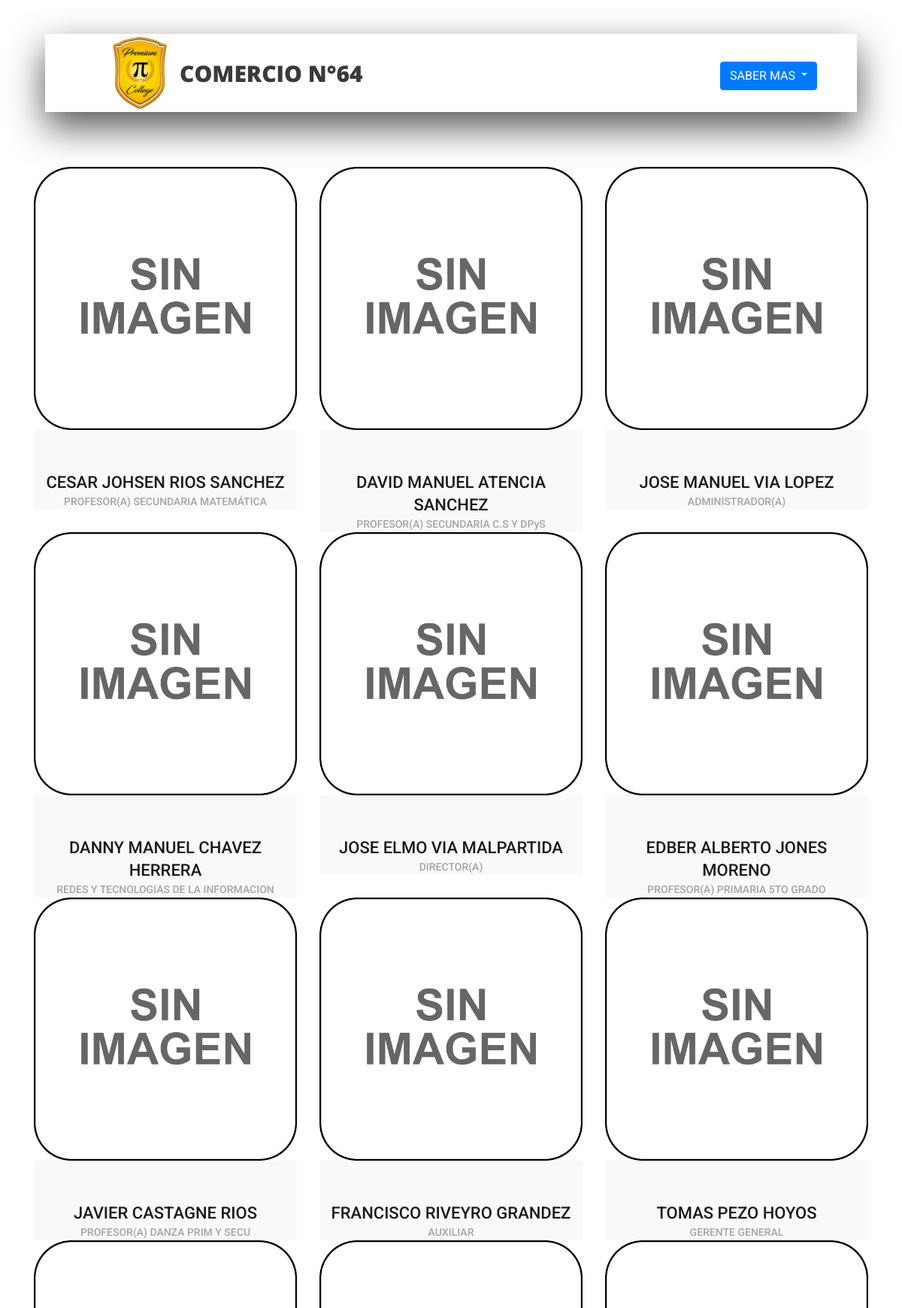
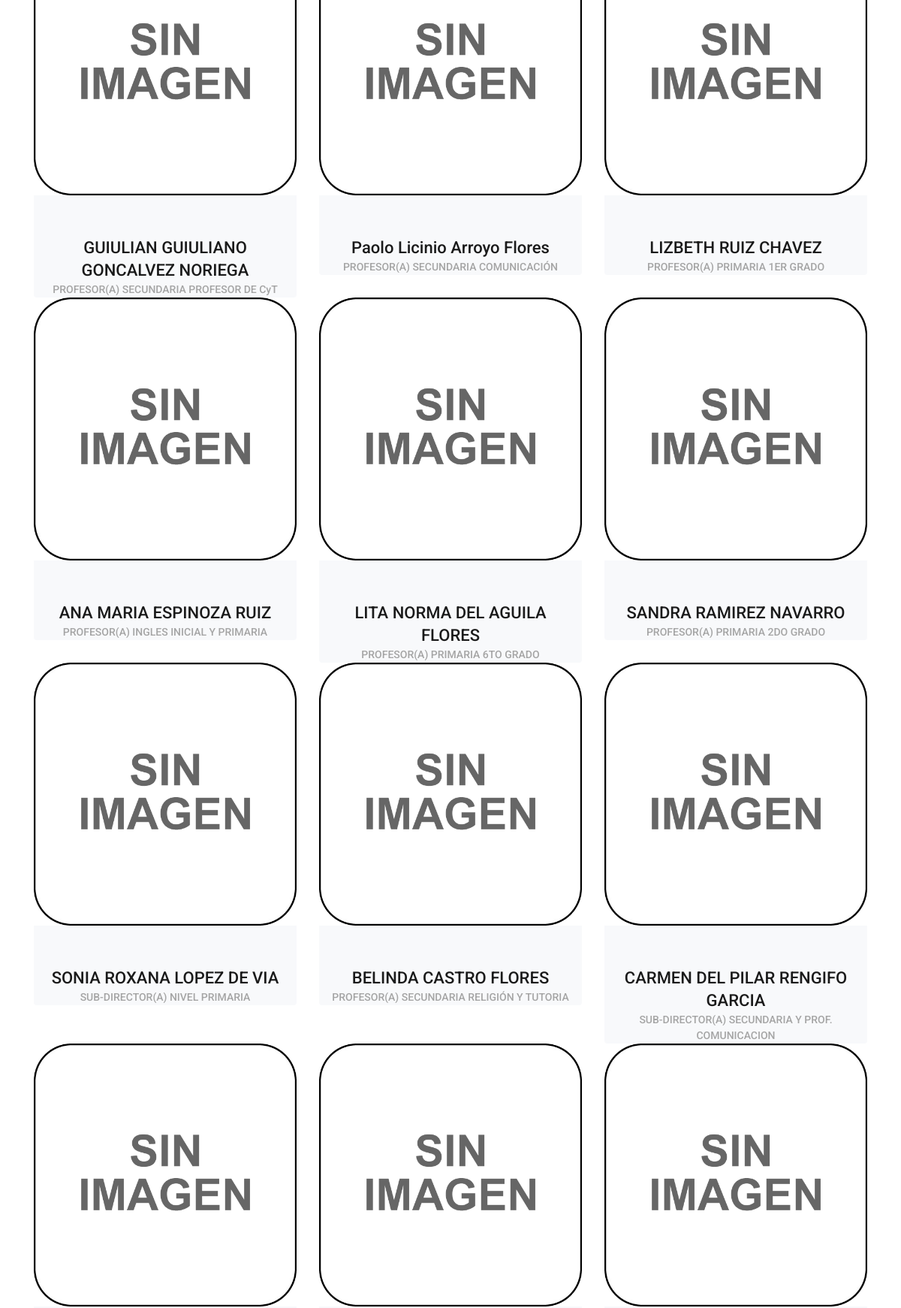
Page /principal/docente.php (upper part) on the committed database (2 pictures, top to bottom).
### tables this page shows
CREATE TABLE `docente` (
  `idDocente` int(11) NOT NULL,
  `dni` varchar(8) NOT NULL,
  `nomb` varchar(45) NOT NULL,
  `apepa` varchar(45) NOT NULL,
  `apema` varchar(45) NOT NULL,
  `fnac` date NOT NULL,
  `telf` varchar(12) NOT NULL,
  `dir` varchar(150) NOT NULL,
  `pass` varchar(45) NOT NULL,
  `ext` varchar(5) DEFAULT '0',
  `idsex` int(11) NOT NULL,
  `targeta` varchar(50) DEFAULT NULL,
  `est` int(11) NOT NULL,
  `saldo` double DEFAULT '0',
  `idtipo` int(11) NOT NULL,
  `detalle` varchar(100) NOT NULL
);

CREATE TABLE `cargo` (
  `idcargo` int(11) NOT NULL,
  `descrCargo` varchar(45) NOT NULL,
  `est` int(11) DEFAULT '1'
);

### principal/docente.php (the view, shortened to what this page needs)
<!DOCTYPE html>
<html lang="es">
    <?php
    include_once'./cabezera.php';
    require '../control/conexion.php';
    ?>
    <br><br><br><br><br>
    <div class="teachers page_section">
        <div class="container">
            <div class="row">
                <?php
                $query = "SELECT * FROM docente d
join sexo s on d.idsex=s.idsexo
join estados e on d.est=e.idestados
join cargo t on d.idtipo=t.idcargo where d.est=1;";
                $resultado = $mysqli->query($query);
                while ($row = $resultado->fetch_array()) {
                    ?>
                    <div class="col-lg-4 teacher">
                        <div class="card">
                            <div class="card_img">
                                <?php if ($row['ext'] == '0') { ?>
                                    <img class="card-img-top trans_200" src="../img/noimage.png" >
    <?php } else { ?>
                                    <img class="card-img-top trans_200" src="../img/docentes/<?php echo $row['dni'] . '.' . $row['ext'] ?>" >
    <?php } ?>
                            </div>
                            <div class="card-body text-center">
                                <div class="card-title"><a href="#"><?php echo $row[2] . ' ' . $row[3] . ' ' . $row[4] ?></a></div>
                                <div class="card-text"><?php echo $row['descrCargo'] ." ". $row['detalle'] ?></div>
                            </div>
                        </div>
                    </div>
<?php } ?>
            </div>
        </div>
    </div>
</body>
</html>

### principal/cabezera.php (shortened to what this page needs)
<!DOCTYPE html>
<html lang="es">
    <head>
        <link rel="stylesheet" type="text/css" href="styles/bootstrap4/bootstrap.min.css">
        <link href="plugins/fontawesome-free-5.0.1/css/fontawesome-all.css" rel="stylesheet" type="text/css">
        <link rel="stylesheet" type="text/css" href="plugins/OwlCarousel2-2.2.1/owl.carousel.css">
        <link rel="stylesheet" type="text/css" href="plugins/OwlCarousel2-2.2.1/owl.theme.default.css">
        <link rel="stylesheet" type="text/css" href="plugins/OwlCarousel2-2.2.1/animate.css">
        <link rel="stylesheet" type="text/css" href="styles/main_styles.css">
        <link rel="stylesheet" type="text/css" href="styles/responsive.css">
        <link rel="stylesheet" type="text/css" href="./styles/stilos.css">
    </head>
    <body>
        <div class="super_container">
            <header class="header d-flex flex-row">
                <div class="header_content d-flex flex-row align-items-center">
                    <div class="logo_container">
                        <div class="logo">
                            <a href="index.php">  <table>
                                    <tr>
                                        <td>  <img src="img/logo.png" alt="" width="100" height="100"></td>
                                        <td><span>Comercio N°64</span></td>
                                    </tr>
                            </table></a>
                        </div>
                    </div>
                    <nav class="main_nav_container">
                        <div class="main_nav">
                            <ul class="main_nav_list">
                                    <li class="main_nav_item">
                                    <div class="dropdown">
                                        <button class="btn btn-primary dropdown-toggle" type="button" id="dropdownMenuButton" data-toggle="dropdown" aria-haspopup="true" aria-expanded="false">
                                           SABER MAS
                                        </button>
                                    </div></li>
                            </ul>
                        </div>
                    </nav>
                </div>
            </header>
    </body>
</html>

### principal/styles/main_styles.css (style rules this page uses)
* { margin: 0; padding: 0; -webkit-font-smoothing: antialiased; -webkit-text-shadow: rgba(0,0,0,.01) 0 0 1px; text-shadow: rgba(0,0,0,.01) 0 0 1px; }
body { font-family: 'Roboto', sans-serif; font-size: 14px; font-weight: 400; background: #FFFFFF; color: #a5a5a5; }
div { display: block; position: relative; -webkit-box-sizing: border-box; -moz-box-sizing: border-box; box-sizing: border-box; }
ul { list-style: none; margin-bottom: 0px; }
a, a:hover, a:visited, a:active, a:link { text-decoration: none; -webkit-font-smoothing: antialiased; -webkit-text-shadow: rgba(0,0,0,.01) 0 0 1px; text-shadow: rgba(0,0,0,.01) 0 0 1px; }
.trans_200 { -webkit-transition: all 200ms ease; -moz-transition: all 200ms ease; -ms-transition: all 200ms ease; -o-transition: all 200ms ease; transition: all 200ms ease; }
.super_container { width: 100%; overflow: hidden; }
.header { position: fixed; top: 45px; left: 50%; -webkit-transform: translateX(-50%); -moz-transform: translateX(-50%); -ms-transform: translateX(-50%); -o-transform: translateX(-50%); transform: translateX(-50%); width: 1318px; height: 104px; background: #FFFFFF; z-index: 10; -webkit-transition: all 200ms ease; -moz-transition: all 200ms ease; -ms-transition: all 200ms ease; -o-transition: all 200ms ease; transition: all 200ms ease; }
.header_content { width: calc(100% - 279px); height: 100%; }
.header_content::before { display: block; position: absolute; top: 0; left: 0; width: 100%; height: 100%; content: ''; box-shadow: 0px 20px 49px rgba(0,0,0,0.67); z-index: -1; }
.logo_container { display: inline-block; padding-left: 76px; }
.logo span { font-family: 'Open Sans', sans-serif; font-size: 30px; font-weight: 900; color: #3a3a3a; vertical-align: middle; text-transform: uppercase; margin-left: 3px; }
.main_nav_container { display: inline-block; margin-left: auto; padding-right: 93px; }
.main_nav { margin-top: 7px; }
.main_nav_item { display: inline-block; margin-right: 40px; }
.main_nav_item:last-child { margin-right: 0px; }
.page_section { padding-top: 117px; padding-bottom: 117px; }
.card { display: block; background: #f8f9fb; border: none; }
.card-img-top { border-top-left-radius: 0px; border-top-right-radius: 0px; }
.card-body { padding-top: 0px; padding-bottom: 0px; padding-left: 15px; padding-right: 15px; }
.card-title { margin-top: 55px; }
.card-title a { font-size: 22px; font-weight: 500; color: #1a1a1a; line-height: 1.2; }
.card-text { font-size: 14px; font-weight: 500; color: #a5a5a5; margin-top: -12px; }

### principal/styles/responsive.css (style rules this page uses)
@media only screen and (max-width: 1380px) { .header { width: 1200px; } }
@media only screen and (max-width: 1380px) { .header_content { width: calc(100% - 219px); } }
@media only screen and (max-width: 1380px) { .main_nav_container { padding-right: 63px; } }
@media only screen and (max-width: 1280px) { .header { width: 90%; } }
@media only screen and (max-width: 1280px) { .header_content { width: 100%; } }
@media only screen and (max-width: 1280px) { .main_nav_container { padding-right: 53px; } }
@media only screen and (max-width: 1280px) { .card-title { font-size: 20px; } }

### rows in the picture
docente: nomb "CESAR JOHSEN", apepa "RIOS", apema "SANCHEZ", cargo.descrCargo "PROFESOR(A) SECUNDARIA", detalle "MATEMÁTICA"
docente: nomb "DAVID MANUEL", apepa "ATENCIA", apema "SANCHEZ", cargo.descrCargo "PROFESOR(A) SECUNDARIA", detalle "C.S Y DPyS"
docente: nomb "JOSE MANUEL", apepa "VIA", apema "LOPEZ", cargo.descrCargo "ADMINISTRADOR(A)"
docente: nomb "DANNY MANUEL", apepa "CHAVEZ", apema "HERRERA", cargo.descrCargo "REDES Y TECNOLOGIAS DE LA INFORMACION"
docente: nomb "JOSE ELMO", apepa "VIA", apema "MALPARTIDA", cargo.descrCargo "DIRECTOR(A)"
docente: nomb "EDBER ALBERTO", apepa "JONES", apema "MORENO", cargo.descrCargo "PROFESOR(A) PRIMARIA", detalle "5TO GRADO"
docente: nomb "JAVIER", apepa "CASTAGNE", apema "RIOS", cargo.descrCargo "PROFESOR(A)", detalle "DANZA PRIM Y SECU"
docente: nomb "FRANCISCO", apepa "RIVEYRO", apema "GRANDEZ", cargo.descrCargo "AUXILIAR"
docente: nomb "TOMAS", apepa "PEZO", apema "HOYOS", cargo.descrCargo "GERENTE GENERAL"
docente: nomb "GUIULIAN GUIULIANO", apepa "GONCALVEZ", apema "NORIEGA", cargo.descrCargo "PROFESOR(A) SECUNDARIA", detalle "PROFESOR DE CyT"
docente: nomb "Paolo Licinio", apepa "Arroyo", apema "Flores", cargo.descrCargo "PROFESOR(A) SECUNDARIA", detalle "COMUNICACIÓN"
docente: nomb "LIZBETH", apepa "RUIZ", apema "CHAVEZ", cargo.descrCargo "PROFESOR(A) PRIMARIA", detalle "1ER GRADO"
docente: nomb "ANA MARIA", apepa "ESPINOZA", apema "RUIZ", cargo.descrCargo "PROFESOR(A)", detalle "INGLES INICIAL Y PRIMARIA"
docente: nomb "LITA NORMA", apepa "DEL AGUILA", apema "FLORES", cargo.descrCargo "PROFESOR(A) PRIMARIA", detalle "6TO GRADO"
docente: nomb "SANDRA", apepa "RAMIREZ", apema "NAVARRO", cargo.descrCargo "PROFESOR(A) PRIMARIA", detalle "2DO GRADO"
docente: nomb "SONIA ROXANA", apepa "LOPEZ", apema "DE VIA", cargo.descrCargo "SUB-DIRECTOR(A)", detalle "NIVEL PRIMARIA"
docente: nomb "BELINDA", apepa "CASTRO", apema "FLORES", cargo.descrCargo "PROFESOR(A) SECUNDARIA", detalle "RELIGIÓN Y TUTORIA"
docente: nomb "CARMEN DEL PILAR", apepa "RENGIFO", apema "GARCIA", cargo.descrCargo "SUB-DIRECTOR(A)", detalle "SECUNDARIA Y PROF. COMUNICACION"
